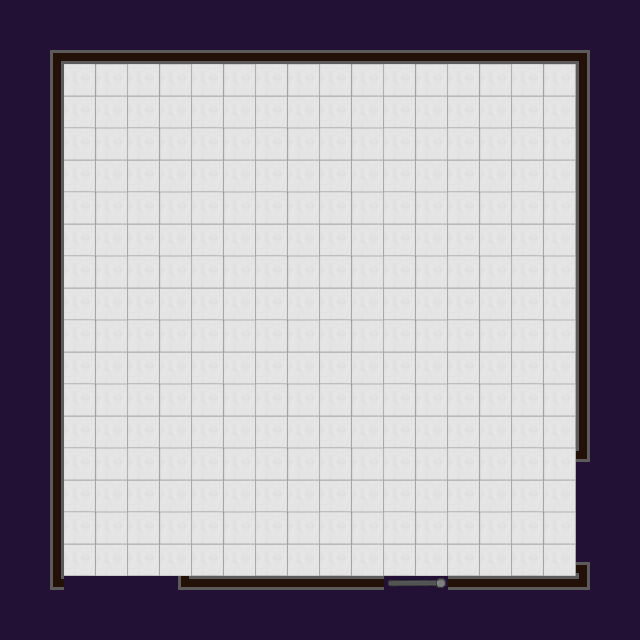

Rendered tile map (Tiled .tmx) drawn with the repository's tilesets; below, a short description and the full map source, tile grids included:
An orthogonal 10x10 tile map with 64x64 px tiles, 2 tile layers (Floor, Collision) and 11 objects (2x olive oil, ketchup, chips, mustard, coffee, ...).

<map version="1.0" orientation="orthogonal" renderorder="right-down" width="10" height="10" tilewidth="64" tileheight="64" backgroundcolor="#221134">
 <tileset firstgid="1" name="floor" tilewidth="64" tileheight="64">
  <image source="gfx/floor.png" width="256" height="256" />
  <tile id="1">
   <properties>
    <property name="collidable" value="true" />
   </properties>
  </tile>
  <tile id="2">
   <properties>
    <property name="collidable" value="true" />
   </properties>
  </tile>
  <tile id="5">
   <properties>
    <property name="collidable" value="true" />
   </properties>
  </tile>
  <tile id="6">
   <properties>
    <property name="collidable" value="true" />
   </properties>
  </tile>
  <tile id="10">
   <properties>
    <property name="collidable" value="true" />
   </properties>
  </tile>
  <tile id="11">
   <properties>
    <property name="collidable" value="true" />
   </properties>
  </tile>
  <tile id="14">
   <properties>
    <property name="collidable" value="true" />
   </properties>
  </tile>
  <tile id="15">
   <properties>
    <property name="collidable" value="true" />
   </properties>
  </tile>
 </tileset>
 <layer name="Floor" width="10" height="10">
  <data encoding="csv">
0,0,0,0,0,0,0,0,0,0,
0,1,1,1,1,1,1,1,1,0,
0,1,1,1,1,1,1,1,1,0,
0,1,1,1,1,1,1,1,1,0,
0,1,1,1,1,1,1,1,1,0,
0,1,1,1,1,1,1,1,1,0,
0,1,1,1,1,1,1,1,1,0,
0,1,1,1,1,1,1,1,1,0,
0,1,1,1,1,1,1,1,1,0,
0,0,0,0,0,0,0,0,0,0
</data>
 </layer>
 <layer name="Collision" width="10" height="10">
  <properties>
   <property name="collidable" value="false" />
  </properties>
  <data encoding="csv">
11,6,6,6,6,6,6,6,6,12,
2,0,0,0,0,0,0,0,0,7,
2,0,0,0,0,0,0,0,0,7,
2,0,0,0,0,0,0,0,0,7,
2,0,0,0,0,0,0,0,0,7,
2,0,0,0,0,0,0,0,0,7,
2,0,0,0,0,0,0,0,0,7,
2,0,0,0,0,0,0,0,0,16,
2,0,0,0,0,0,0,0,0,12,
15,0,15,3,3,3,10,3,3,16
</data>
 </layer>
 <objectgroup name="Collision" visible="0">
  <object x="384" y="576" width="64" height="64">
   <properties>
    <property name="collidable" value="true" />
   </properties>
  </object>
 </objectgroup>
 <objectgroup name="Shelves">
  <object type="ketchup" x="192" y="192" width="64" height="128" />
  <object type="chips" x="256" y="576" width="64" height="128" rotation="180" />
  <object type="mustard" x="192" y="320" width="64" height="128" />
  <object type="coffee" x="63" y="128" width="64" height="64" rotation="270" />
  <object type="cornflakes" x="512" y="64" width="64" height="192" rotation="90" />
  <object type="olive oil" x="576" y="320" width="64" height="128" rotation="180" />
  <object type="olive oil" x="576" y="448" width="64" height="128" rotation="180" />
 </objectgroup>
 <objectgroup name="Entry">
  <object type="leftDoor" gid="9" x="64" y="576" />
  <object type="rightDoor" gid="10" x="128" y="576" />
 </objectgroup>
 <objectgroup name="Cashiers">
  <object x="448" y="448" width="64" height="128" />
 </objectgroup>
</map>